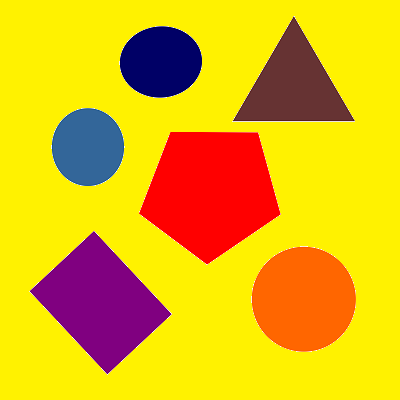
#> input picture TUGAS 1 - DETEKSI WARNA/KUNING/kuning01.png, 400 x 400 px; its folder holds 3 pictures in this run
$ python 'Yellow Detected.py'
#> lines starting #> are read from the running program, lines starting #| are printed output that depends on the picture; after the words box and inside, x2 and y2 are one past the last pixel; in counts of white or black regions, pixels touching at a corner belong together
import cv2
import numpy as np

for i in range(1, 4):
    img = cv2.imread('kuning0' + str(i) + '.png', 1)
#> img is the input picture: shape (400, 400, 3); mean B, G, R 18.4, 181.3, 227.9
    hsv = cv2.cvtColor(img, cv2.COLOR_BGR2HSV)
#> hsv: shape (400, 400, 3); mean H, S, V 36.3, 246.3, 233.6

    lower_api0 = np.array([20, 235, 235])
    upper_api0 = np.array([40, 255, 255])
    mask = cv2.inRange(hsv, lower_api0, upper_api0)
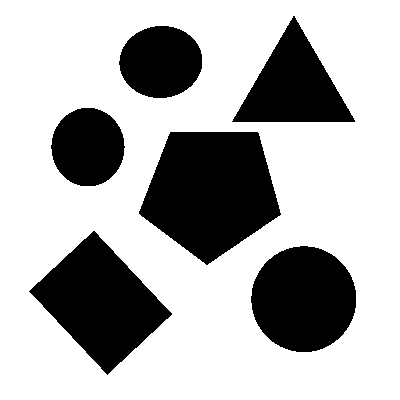
#> mask: shape (400, 400); 70.2% white; 6 black regions, box (x1, y1, x2, y2) and area: (139, 132, 281, 265) 13094, (29, 231, 172, 375) 10158, (251, 246, 356, 352) 8699, (232, 16, 355, 122) 6602, (119, 26, 202, 98) 4689, (51, 108, 125, 186) 4502

    new_img = cv2.bitwise_and(img, img, mask=mask)
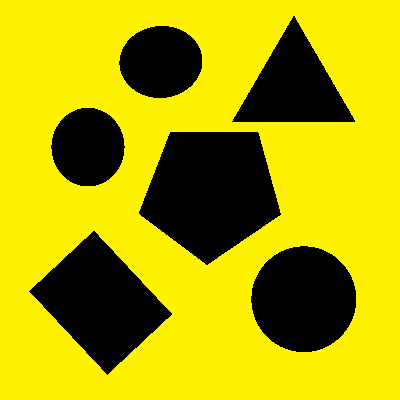
#> new_img: shape (400, 400, 3); mean B, G, R 0, 169.8, 178.9

    cv2.imshow("hasil" + str(i) + ".png", new_img)
    # cv2.imshow('mask', mask)
    cv2.imshow('image', img)

    cv2.waitKey(0)
    cv2.destroyAllWindows()
#> pass 2 of the loop `for i in range(1, 4):`:
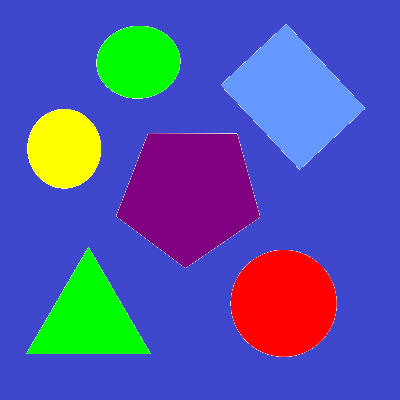
#> input picture TUGAS 1 - DETEKSI WARNA/KUNING/kuning02.png, 400 x 400 px
#> img is the input picture: shape (400, 400, 3); mean B, G, R 169.5, 86.3, 83.4
#> hsv: shape (400, 400, 3); mean H, S, V 106.8, 192.6, 209.1
#> `mask = cv2.inRange(hsv, lower_api0, upper_api0)`:
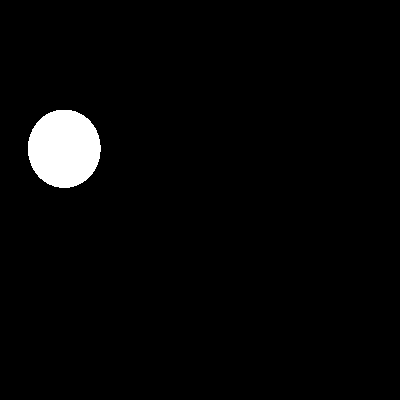
#> mask: shape (400, 400); 2.8% white; 1 white region, box (x1, y1, x2, y2) and area: (28, 110, 101, 188) 4493
#> `new_img = cv2.bitwise_and(img, img, mask=mask)`:
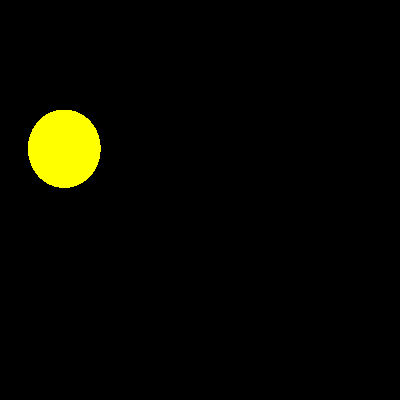
#> new_img: shape (400, 400, 3); mean B, G, R 0, 7.2, 7.2
#> pass 3 of the loop `for i in range(1, 4):`:
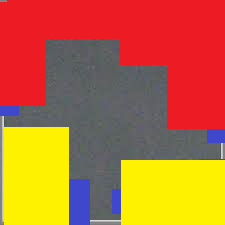
#> input picture TUGAS 1 - DETEKSI WARNA/KUNING/kuning03.png, 225 x 225 px
#> img is the input picture: shape (225, 225, 3); mean B, G, R 55.3, 109.9, 187.2
#> hsv: shape (225, 225, 3); mean H, S, V 110.8, 159.2, 194.2
#> `mask = cv2.inRange(hsv, lower_api0, upper_api0)`:
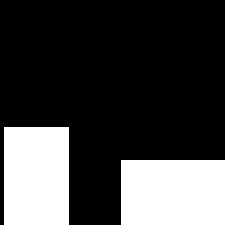
#> mask: shape (225, 225); 25.9% white; 2 white regions, box (x1, y1, x2, y2) and area: (121, 160, 225, 225) 6760, (4, 127, 69, 225) 6370
#> `new_img = cv2.bitwise_and(img, img, mask=mask)`:
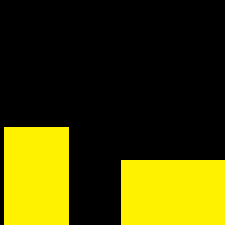
#> new_img: shape (225, 225, 3); mean B, G, R 0, 62.8, 66.1
